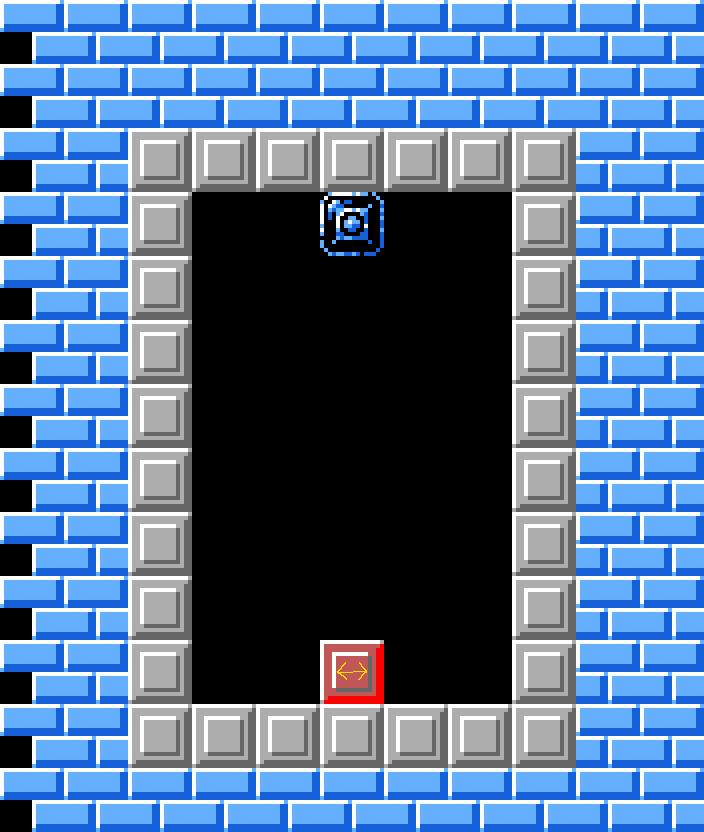

Below is a game level as drawn by its tile map, then a one-line description and the .tmx file that defines it, in full:
An orthogonal 11x13 tile map with 64x64 px tiles, 1 tile layer (Level).

<map version="1.10" tiledversion="1.10.2" orientation="orthogonal" renderorder="right-down" width="11" height="13" tilewidth="64" tileheight="64" infinite="0" nextlayerid="2" nextobjectid="1">
 <tileset firstgid="1" name="tilseset" tilewidth="64" tileheight="64" tilecount="12" columns="4">
  <image source="tilseset.png" width="256" height="192" />
 </tileset>
 <layer id="1" name="Level" width="11" height="13">
  <data encoding="csv">
3,2,2,2,2,2,2,2,2,2,2,
3,2,2,2,2,2,2,2,2,2,2,
3,2,1,1,1,1,1,1,1,2,2,
3,2,1,0,0,6,0,0,1,2,2,
3,2,1,0,0,0,0,0,1,2,2,
3,2,1,0,0,0,0,0,1,2,2,
3,2,1,0,0,0,0,0,1,2,2,
3,2,1,0,0,0,0,0,1,2,2,
3,2,1,0,0,0,0,0,1,2,2,
3,2,1,0,0,0,0,0,1,2,2,
3,2,1,0,0,12,0,0,1,2,2,
3,2,1,1,1,1,1,1,1,2,2,
3,2,2,2,2,2,2,2,2,2,2
</data>
 </layer>
</map>